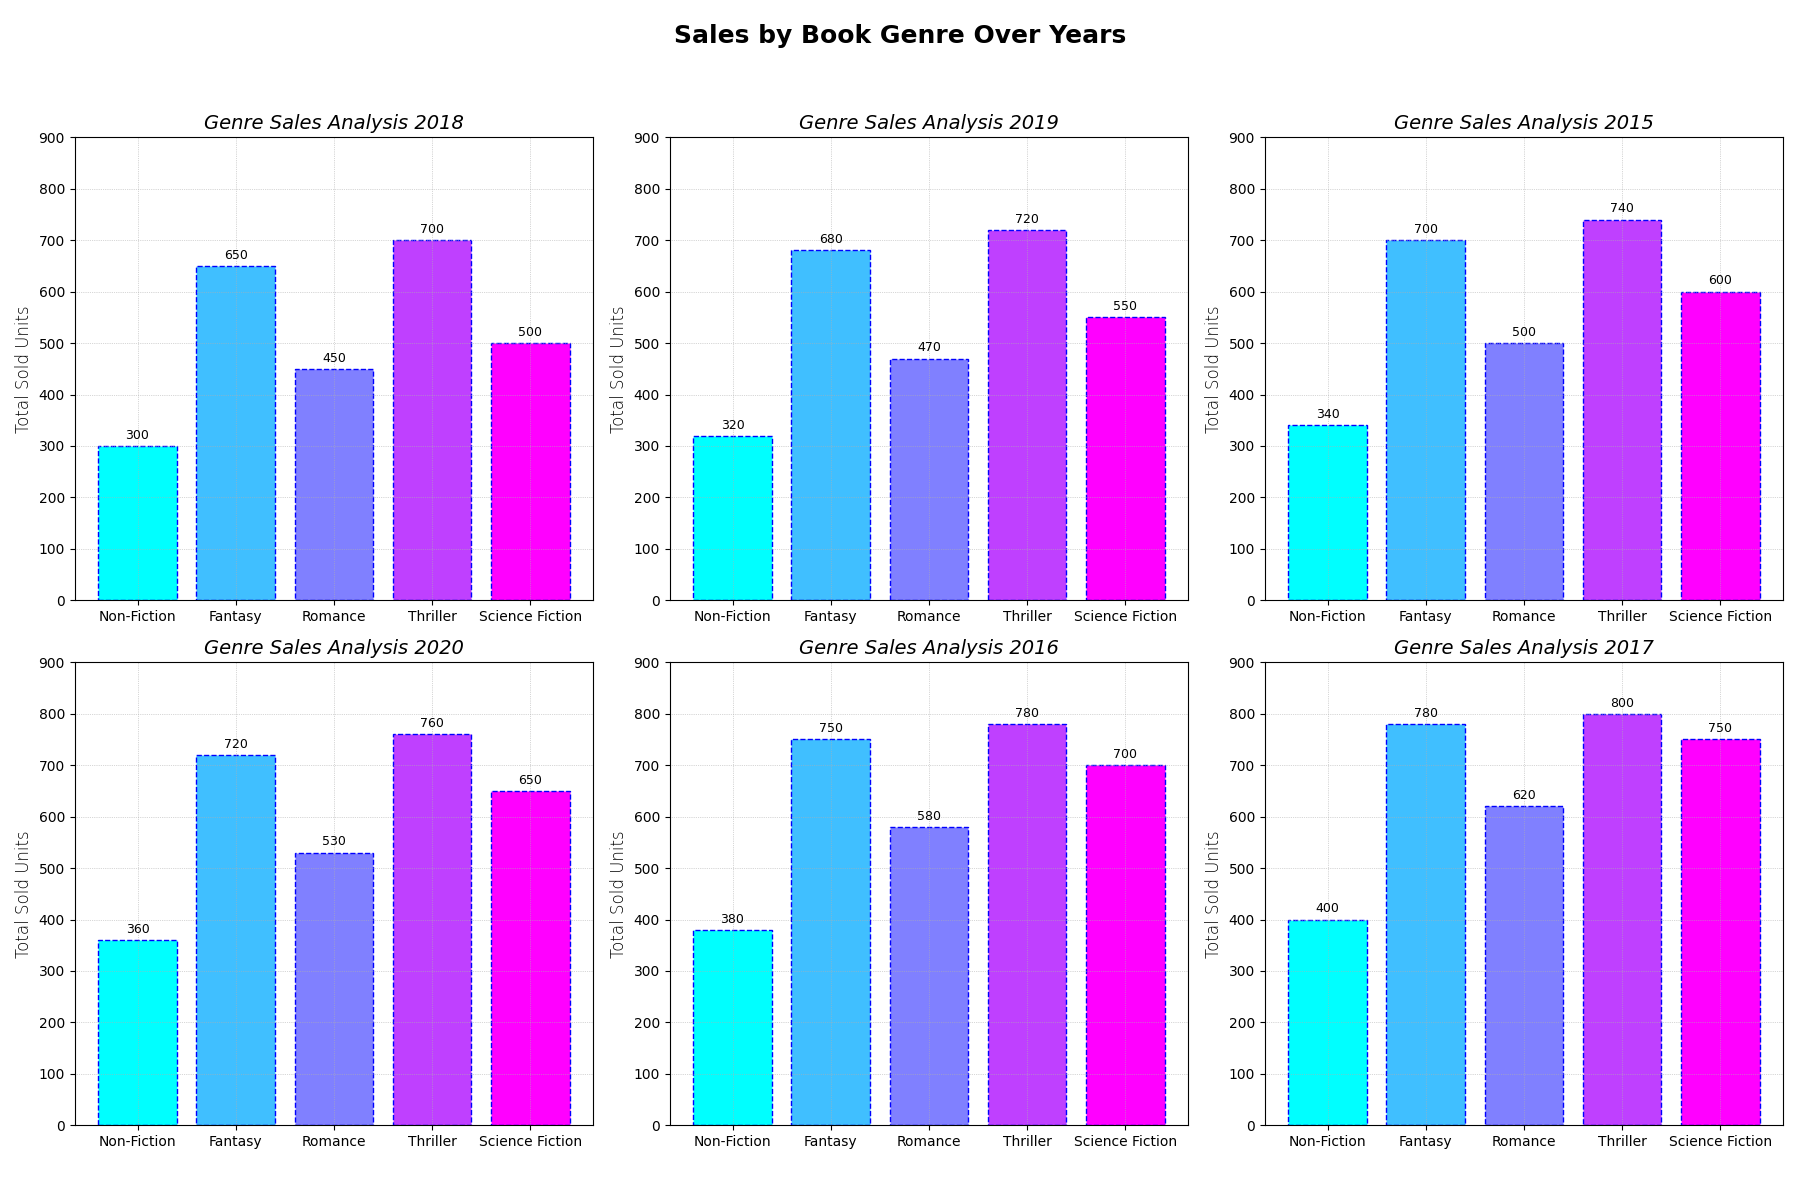

The script that drew this image:
import matplotlib.pyplot as plt
import numpy as np

genres = ['Non-Fiction', 'Fantasy', 'Romance', 'Thriller', 'Science Fiction']
years = [2018, 2019, 2015, 2020, 2016, 2017]

sales_data = {
    'Science Fiction': [500, 550, 600, 650, 700, 750],
    'Romance': [450, 470, 500, 530, 580, 620],
    'Thriller': [700, 720, 740, 760, 780, 800],
    'Non-Fiction': [300, 320, 340, 360, 380, 400],
    'Fantasy': [650, 680, 700, 720, 750, 780]
}

color_map = plt.cm.get_cmap('cool', len(genres))

fig, ax = plt.subplots(nrows=2, ncols=3, figsize=(18, 12))
ax = ax.flatten()

for i, year in enumerate(years):
    ax[i].set_title(f"Genre Sales Analysis {year}", fontsize=14, fontstyle='italic')
    bars = ax[i].bar(genres, [sales_data[genre][i] for genre in genres],
                     color=[color_map(j) for j in range(len(genres))], edgecolor='blue', linestyle='--')
    ax[i].grid(True, linestyle=':', linewidth=0.5)
    ax[i].set_ylim(0, max(max(sales) for sales in sales_data.values()) + 100)
    ax[i].set_ylabel("Total Sold Units", fontsize=12, fontweight='light')
    ax[i].bar_label(bars, padding=3, fontsize=9)

fig.suptitle("Sales by Book Genre Over Years", fontsize=18, fontweight='bold')
plt.tight_layout(rect=[0, 0.03, 1, 0.95])

plt.show()
